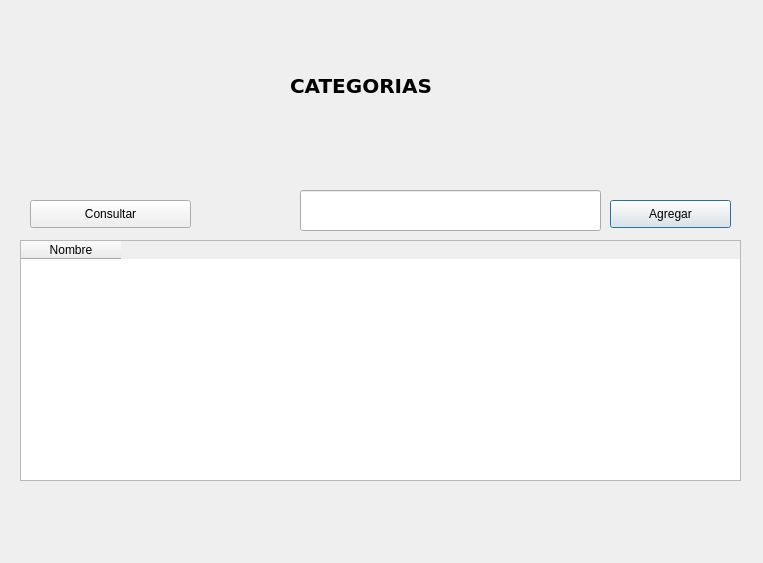
<?xml version="1.0" encoding="UTF-8"?>
<ui version="4.0">
 <class>CategoriesView</class>
 <widget class="QDialog" name="CategoriesView">
  <property name="geometry">
   <rect>
    <x>0</x>
    <y>0</y>
    <width>763</width>
    <height>563</height>
   </rect>
  </property>
  <property name="windowTitle">
   <string>Dialog</string>
  </property>
  <widget class="QPushButton" name="btn_create_category">
   <property name="geometry">
    <rect>
     <x>610</x>
     <y>200</y>
     <width>121</width>
     <height>28</height>
    </rect>
   </property>
   <property name="text">
    <string>Agregar</string>
   </property>
  </widget>
  <widget class="QTableWidget" name="categories_table">
   <property name="geometry">
    <rect>
     <x>20</x>
     <y>240</y>
     <width>721</width>
     <height>241</height>
    </rect>
   </property>
   <column>
    <property name="text">
     <string>Nombre</string>
    </property>
   </column>
  </widget>
  <widget class="QPushButton" name="btn_get_all_categories">
   <property name="geometry">
    <rect>
     <x>30</x>
     <y>200</y>
     <width>161</width>
     <height>28</height>
    </rect>
   </property>
   <property name="text">
    <string>Consultar</string>
   </property>
  </widget>
  <widget class="QLineEdit" name="ed_category">
   <property name="geometry">
    <rect>
     <x>300</x>
     <y>190</y>
     <width>301</width>
     <height>41</height>
    </rect>
   </property>
  </widget>
  <widget class="QLabel" name="label_3">
   <property name="geometry">
    <rect>
     <x>290</x>
     <y>60</y>
     <width>191</width>
     <height>51</height>
    </rect>
   </property>
   <property name="font">
    <font>
     <family>Verdana</family>
     <pointsize>15</pointsize>
     <weight>75</weight>
     <bold>true</bold>
    </font>
   </property>
   <property name="text">
    <string>CATEGORIAS</string>
   </property>
  </widget>
 </widget>
 <resources/>
 <connections/>
</ui>
